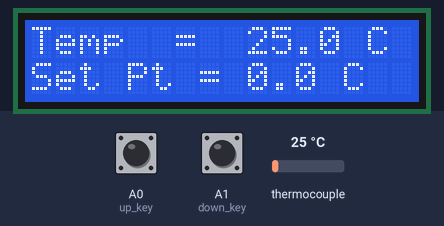
A sketch run on a simulated Arduino Uno, built with avr-gcc and run on an emulated ATmega328P. Parts: 16×2 character LCD. The test bench sets the inputs (shaded band); at power-on: thermocouple 25 °C, A0 (up_key) HIGH, A1 (down_key) HIGH. EEPROM starts erased; what the sketch prints to the serial monitor is not drawn.

Above: at 1.9 s.
2.0 s: thermocouple set to 6 °C
At 5.4 s:
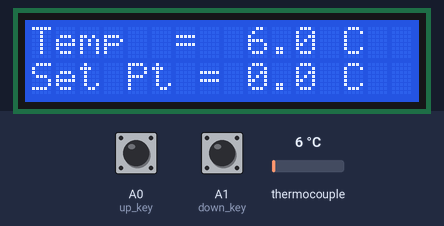
6.5 s: A0 (up_key) pulled LOW for 3 s
At 11.7 s:
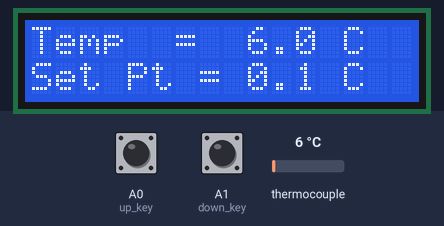
12.7 s: thermocouple set to 75 °C
At 16.1 s:
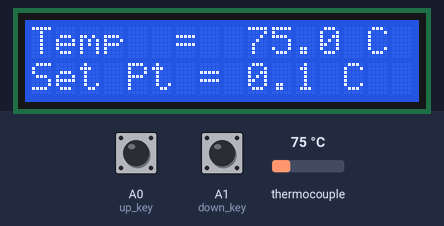
17.2 s: A1 (down_key) pulled LOW for 3 s
At 22.5 s:
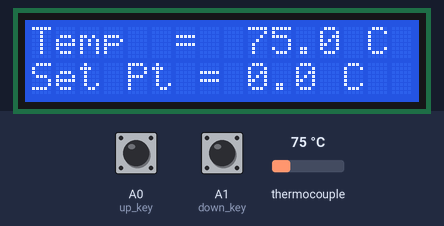
23.3 s: A1 (down_key) pulled LOW for 3 s
At 30.0 s:
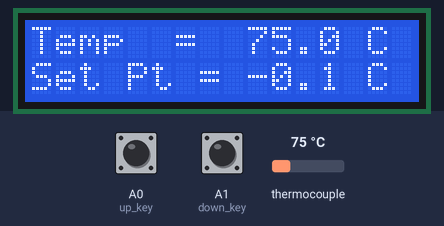
30.3 s: thermocouple set to 150 °C
At 33.5 s:
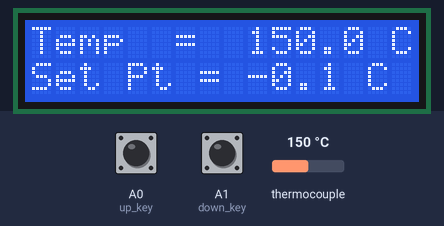
Timing chart, 0 to 35.0 s (numbered marks = the images above; inputs shaded):
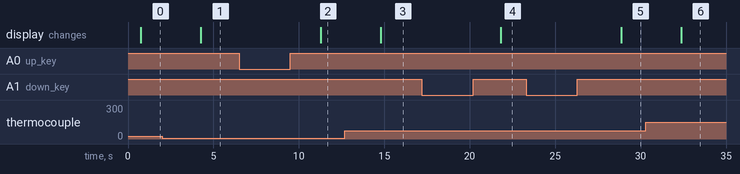

Measured:
- after the input at 2.0 s, the display: changes after 2.3 s (image 1)
- after the input at 6.5 s, the display: changes after 4.8 s (image 2)
- after the input at 12.7 s, the display: changes after 2.1 s (image 3)
- after the input at 17.2 s, the display: changes after 4.6 s (image 4)
- after the input at 23.3 s, the display: changes after 5.6 s (image 5)
- after the input at 30.3 s, the display: changes after 2.1 s (image 6)

The sketch:

max6675_PID.ino
```cpp
#include <max6675.h>
#include <Wire.h>
#include <PID_v1.h>
#include <LiquidCrystal.h>
#include <EEPROM.h>


//set offset here
double offset = 0 ;

int thermoDO = 4;
int thermoCS = 5;
int thermoCLK = 6;

MAX6675 thermocouple(thermoCLK, thermoCS, thermoDO);
int vccPin = 3;
int gndPin = 2;

LiquidCrystal lcd(7, 8, 9, 10, 11, 12);

const int up_key = A0;
const int down_key = A1;

#define Relay_Pin 13

// make a cute degree symbol
uint8_t degree[8]  = {140, 146, 146, 140, 128, 128, 128, 128};

//Define Variables to connect to
double Setpoint, Output, T;
int save_val;

double consKp = 40 , consKi = 10.05, consKd = 10.25; //kpid 1,0.25,0.25 +-0.1

//Specify the links and initial tuning parameters
PID myPID(&T, &Output, &Setpoint, consKp, consKi, consKd, DIRECT);

int WindowSize = 3000;

void setup() {
  Serial.begin(9600);

  save_val =  read_string(100, 0).toInt();
  Setpoint = save_val / 100; // in ºC
  Serial.print("EEPROM Value");
  Serial.println(Setpoint   );

  // use Arduino pins
  pinMode(vccPin, OUTPUT); digitalWrite(vccPin, HIGH);
  pinMode(gndPin, OUTPUT); digitalWrite(gndPin, LOW);

  lcd.begin(16, 2);
  lcd.createChar(0, degree);

  //turn the PID on
  myPID.SetMode(AUTOMATIC);

  //__pinmode
  pinMode(Relay_Pin, OUTPUT);
  pinMode(up_key, INPUT);
  pinMode(down_key, INPUT);
  myPID.SetOutputLimits(0,WindowSize);

  // Initialize Pins
  digitalWrite(up_key, HIGH);
  digitalWrite(down_key, HIGH);
  digitalWrite(Relay_Pin, 0);

  //LCD display
  lcd.begin(16, 2);
  lcd.setCursor(0, 0); //Move coursor to second Line
  lcd.print("PID TEMP - 0.1 tested ");
  delay(100);

  // wait for MAX chip to stabilize
  delay(500);
}

void loop() {


  T = thermocouple.readCelsius();

  //offset setting
  T += offset;

  lcd.clear();
  lcd.setCursor(0, 0);
  lcd.print("Temp  = ");
  lcd.setCursor(9, 0);
  lcd.print(T, 1);
  lcd.print(" C");

  lcd.setCursor(0, 1);
  lcd.print("Set Pt = ");
  lcd.print(Setpoint, 1);
  lcd.print(" C");

  if (digitalRead(down_key) == LOW)

  {
    if (Setpoint > -30)
    {
      Setpoint -= 0.1;
    }
  }
  if (digitalRead(up_key) == LOW)
  {
    if (Setpoint < 60)
    {
      Setpoint += 0.1;
    }
  }

  myPID.SetTunings(consKp, consKi, consKd);

  myPID.Compute();

    /************************************************
     turn the output pin on/off based on pid output
   ************************************************/

  digitalWrite(Relay_Pin,HIGH);
  delay(Output);
  digitalWrite(Relay_Pin,LOW);
  delay(WindowSize - Output);


  Serial.print("Set point                                                = ");
  Serial.println(Setpoint);
  save_val = Setpoint * 100;
  ROMwrite(String(save_val));


  delay(500);
}

char *ftoa(char *a, double f, int precision)
{
  long p[] = {0, 10, 100, 1000, 10000, 100000, 1000000, 10000000, 100000000};

  char *ret = a;
  long heiltal = (long)f;
  itoa(heiltal, a, 10);
  while (*a != '\0') a++;
  *a++ = '.';
  long desimal = abs((long)((f - heiltal) * p[precision]));
  itoa(desimal, a, 10);
  return ret;
}

//----------Write to ROM-----------//
void ROMwrite(String temp) {
  temp += ";";
  write_EEPROM(temp, 0);
  //EEPROM.commit();
}

void ROMwriteNode(String node, int pos) {
  node += ";";
  write_EEPROM(node, pos);
  //EEPROM.commit();
}


//****Write to ROM***//
void write_EEPROM(String x, int pos) {
  for (int n = pos; n < x.length() + pos; n++) {
    //write the ssid and password fetched from webpage to EEPROM
    EEPROM.write(n, x[n - pos]);
  }
}


//*********EEPROM Read*********//
String read_string(int l, int p) {
  String temp;
  for (int n = p; n < l + p; ++n)
  {
    // read the saved password from EEPROM
    if (char(EEPROM.read(n)) != ';') {

      temp += String(char(EEPROM.read(n)));
    } else n = l + p;
  }
  return temp;
}
```
